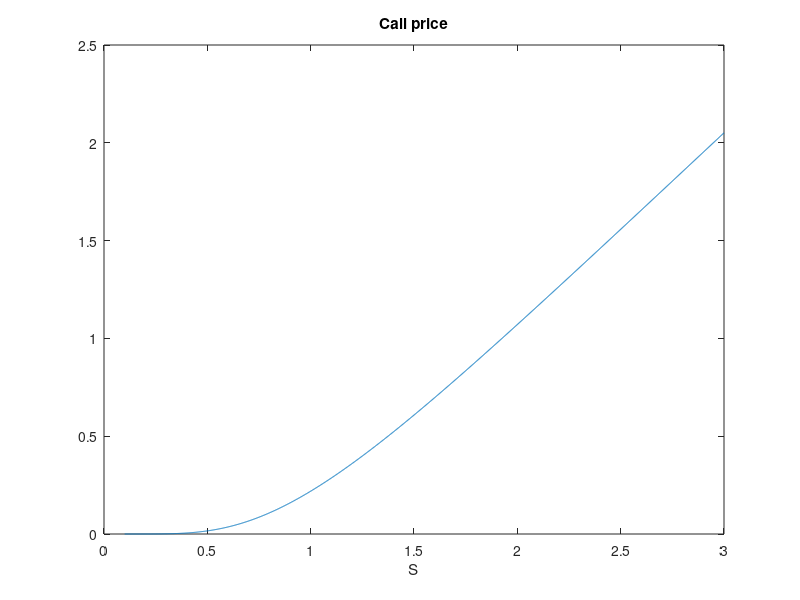

MATLAB code to generate this figure:
clear
close all
% Pricing a plain vanilla Call Option
% B&S model - price PDE
% ThetaMethod

%% 1. Parameters & Grids
S0=1; K=0.95; r=0.001; sigma=0.5; T=1;
M=1000;
N=2000;
theta=0.5; % 0 Implicit, 0.5 CN, 1 Explicit
Smin=0.1*S0; Smax=3*S0;
dS=(Smax-Smin)/N;
S=Smin+(0:N)*dS;
dt=T/M;
t=(0:M)*dt;

%% Matrix Construction
A=@(S)(1-theta)*dt*(-r*S/(2*dS)+sigma^2*S^2/(2*dS^2));
B=@(S)-1+dt*(1-theta)*(-sigma^2*S^2/(dS^2)-r);
C=@(S)dt*(1-theta)*( r*S/(2*dS)+sigma^2*S^2/(2*dS^2));
Mat=spalloc(N+1,N+1,3*(N-1)+2);
Mat(1,1)=1;
for i=2:N
    Mat(i, [i-1,i,i+1])=[A(S(i)) B(S(i)) C(S(i))];
end
Mat(end,end)=1;
Ah=@(S)-(theta)*dt*(-r*S/(2*dS)+sigma^2*S^2/(2*dS^2));
Bh=@(S)-1-dt*(theta)*(-sigma^2*S^2/(dS^2)-r);
Ch=@(S)-dt*(theta)*( r*S/(2*dS)+sigma^2*S^2/(2*dS^2));
Mat_rhs=spalloc(N+1,N+1,3*(N-1));
for i=2:N
    Mat_rhs(i, [i-1,i,i+1])=[Ah(S(i)) Bh(S(i)) Ch(S(i))];
end

%% Backward in time loop
c=max(S'-K,0); 
rhs=zeros(N+1,1);
for j=M:-1:1
    % know c t_j -> compute cnew t_{j-1}
    rhs=Mat_rhs*c;
    rhs(1)=0;
    rhs(end)=Smax-K*exp(-r*(T-(j-1)*dt));
    c=Mat\rhs;
end
figure
plot(S,c); title('Call price'); xlabel('S');
price=interp1(S,c,S0,'spline')
price_ex=blsprice(S0,K,r,T,sigma)




